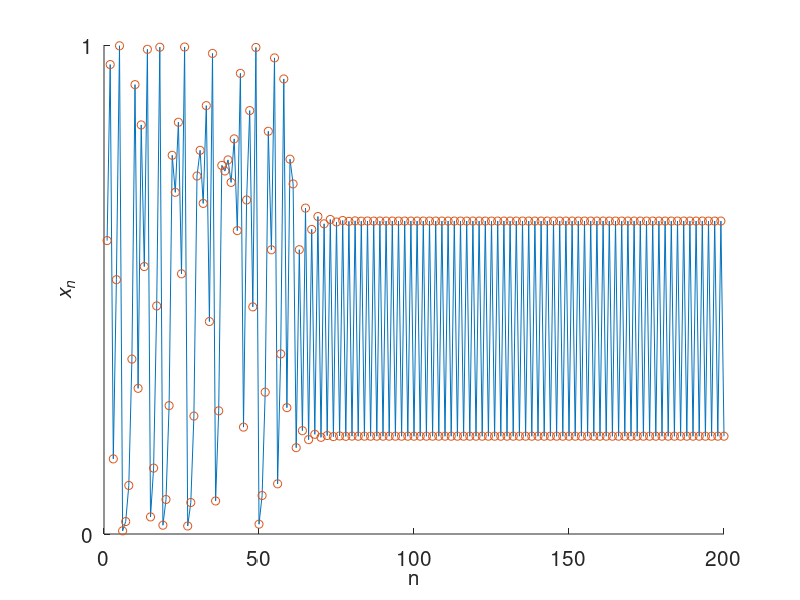

MATLAB code for this plot:
% Program 19a - Controlling Chaos in the Logistic Map.
% Chapter 19 - Chaos Control and Synchronization.
% Copyright Springer 2014. Stephen Lynch.

% Control to a period-2 orbit (Figure 18.3(b)).
clear
itermax=200;
mu=4;k=0.217;x=zeros(1,itermax);
x(1)=0.6;
for n=1:2:itermax
    x(n+1)=mu*x(n)*(1-x(n));    
    x(n+2)=mu*x(n+1)*(1-x(n+1));
    if n>60                       % Switch on the control when n>60.
    x(n+1)=k*mu*x(n)*(1-x(n));    % Nudge the system every second iterate.
    x(n+2)=mu*x(n+1)*(1-x(n+1));
    end
end
hold on
    plot(1:itermax,x(1:itermax))
    plot(1:itermax,x(1:itermax),'o')
fsize=15;
set(gca,'XTick',0:50:itermax,'FontSize',fsize)
set(gca,'YTick',[0,1],'FontSize',fsize)
xlabel('n','FontSize',fsize)
ylabel('\itx_n','FontSize',fsize)
hold off

% End of Program 19a.
